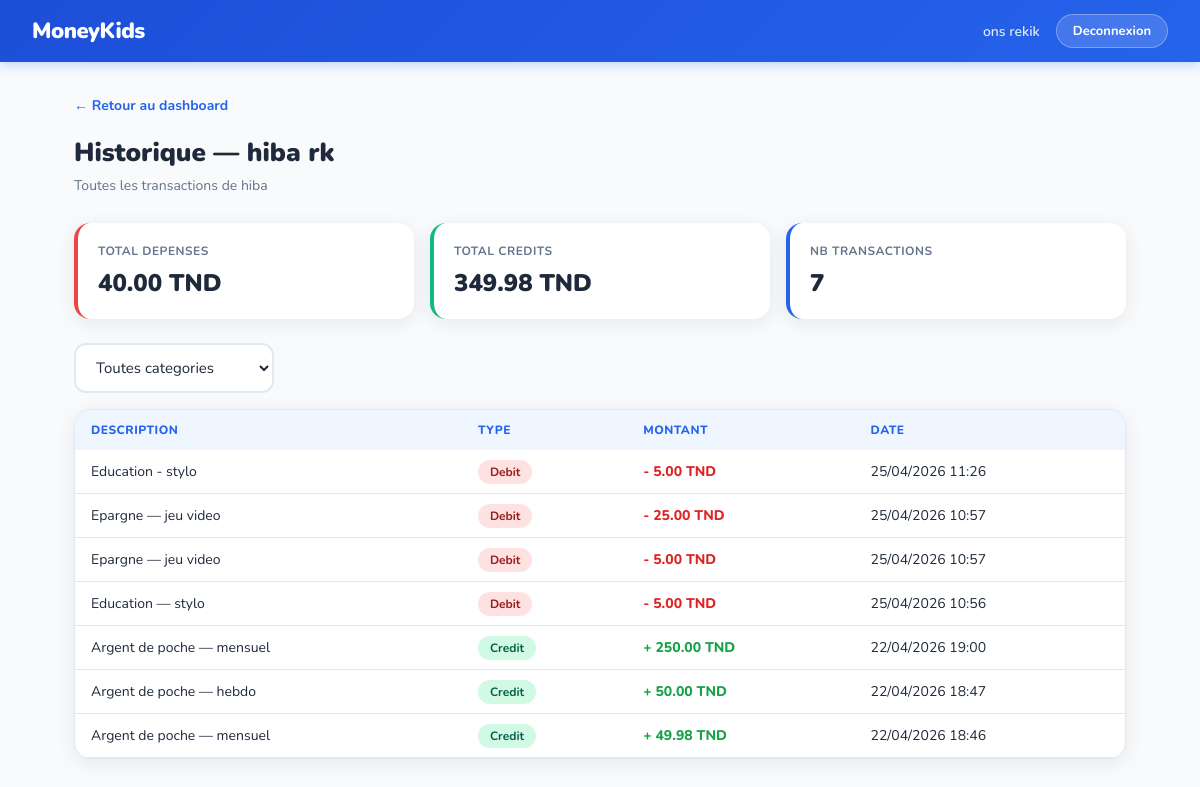
Page /parent/historique.php?id=18 (signed in) on the committed database.
### tables this page shows
CREATE TABLE `utilisateur` (
  `id` int(11) NOT NULL,
  `nom` varchar(100) NOT NULL,
  `prenom` varchar(100) NOT NULL,
  `email` varchar(150) NOT NULL,
  `password` varchar(255) NOT NULL,
  `role` enum('parent','enfant') NOT NULL,
  `parent_id` int(11) DEFAULT NULL,
  `age` int(11) DEFAULT NULL
);

CREATE TABLE `transaction` (
  `id` int(11) NOT NULL,
  `montant` decimal(10,2) NOT NULL,
  `type` enum('credit','debit') NOT NULL,
  `status` enum('pending','approved','declined') DEFAULT 'approved',
  `motif_refus` varchar(255) DEFAULT NULL,
  `date_soumission` datetime DEFAULT current_timestamp(),
  `date_reponse` datetime DEFAULT NULL,
  `description` varchar(255) DEFAULT NULL,
  `date_transaction` timestamp NOT NULL DEFAULT current_timestamp(),
  `compte_id` int(11) NOT NULL,
  `parent_id` int(11) DEFAULT NULL
);

### crud/users/read.php (called while the page is built, shortened)
<?php
function getUserById($pdo, $id) {
    $stmt = $pdo->prepare("SELECT * FROM utilisateur WHERE id = ?");
    $stmt->execute([$id]);
    return $stmt->fetch();
}
?>

### parent/historique.php (the view, shortened to what this page needs)
<?php
require_once $_SERVER['DOCUMENT_ROOT'] . '/MoneyKids/config/db.php';
require_once $_SERVER['DOCUMENT_ROOT'] . '/MoneyKids/crud/users/read.php';
$enfant_id = $_GET['id'] ?? null;
$enfant = getUserById($pdo, $enfant_id);
$categorie_filter = $_GET['categorie'] ?? '';
$query = "
    SELECT t.*
    FROM transaction t
    JOIN compte c ON c.id = t.compte_id
    WHERE c.user_id = ?
";
if (!empty($categorie_filter)) {
    $query .= " AND t.description LIKE ?";
    $query .= " ORDER BY t.date_transaction DESC";
    $stmt = $pdo->prepare($query);
    $stmt->execute([$enfant_id, '%' . $categorie_filter . '%']);
} else {
    $query .= " ORDER BY t.date_transaction DESC";
    $stmt = $pdo->prepare($query);
    $stmt->execute([$enfant_id]);
}
$transactions = $stmt->fetchAll();
$stmt = $pdo->prepare("
    SELECT
        SUM(CASE WHEN type = 'debit' THEN montant ELSE 0 END) as total_depenses,
        SUM(CASE WHEN type = 'credit' THEN montant ELSE 0 END) as total_credits
    FROM transaction t
    JOIN compte c ON c.id = t.compte_id
    WHERE c.user_id = ?
");
$stmt->execute([$enfant_id]);
$totaux = $stmt->fetch();
?>
<!DOCTYPE html>
<html lang="fr">
<head>
    <link rel="stylesheet" href="/MoneyKids/assets/css/style.css">
    <link rel="stylesheet" href="/MoneyKids/assets/css/parent.css">
</head>
<body>
<nav class="navbar">
    <div class="nav-logo">MoneyKids</div>
    <div class="nav-right">
        <span class="nav-user">
            <?= htmlspecialchars($_SESSION['prenom'] . ' ' . $_SESSION['nom']) ?>
        </span>
        <a href="/MoneyKids/authentification/logout.php" class="btn-logout">
            Deconnexion
        </a>
    </div>
</nav>
<div class="page-wrapper">
    <a href="dashboard.php" class="back-link">← Retour au dashboard</a>
    <div class="page-title">
        Historique — <?= htmlspecialchars($enfant['prenom'] . ' ' . $enfant['nom']) ?>
    </div>
    <div class="page-sub">
        Toutes les transactions de <?= htmlspecialchars($enfant['prenom']) ?>
    </div>
    <div class="stats-grid">
        <div class="stat-card stat-red">
            <div class="stat-label">Total Depenses</div>
            <div class="stat-value">
                <?= number_format($totaux['total_depenses'] ?? 0, 2) ?> TND
            </div>
        </div>
        <div class="stat-card stat-green">
            <div class="stat-label">Total Credits</div>
            <div class="stat-value">
                <?= number_format($totaux['total_credits'] ?? 0, 2) ?> TND
            </div>
        </div>
        <div class="stat-card stat-blue">
            <div class="stat-label">Nb Transactions</div>
            <div class="stat-value"><?= count($transactions) ?></div>
        </div>
    </div>
    <form method="GET" action="" class="filter-form">
        <select class="form-input" name="categorie"
                style="max-width:200px;" onchange="this.form.submit()">
            <option value="">Toutes categories</option>
        </select>
    </form>
    <?php if (empty($transactions)): ?>
        <div class="card" style="text-align:center; padding:40px;">
            <div style="font-size:18px; font-weight:800; color:#1e293b;">
                Aucune transaction trouvee
            </div>
        </div>
    <?php else: ?>
        <div class="card" style="padding:0; overflow:hidden;">
            <table class="table">
                <thead>
                    <tr>
                        <th>Description</th>
                        <th>Type</th>
                        <th>Montant</th>
                        <th>Date</th>
                    </tr>
                </thead>
                <tbody>
                    <?php foreach ($transactions as $tx): ?>
                        <tr>
                            <td><?= htmlspecialchars($tx['description']) ?></td>
                            <td>
                                <span class="badge <?= $tx['type'] === 'credit' ? 'badge-green' : 'badge-red' ?>">
                                    <?= $tx['type'] === 'credit' ? 'Credit' : 'Debit' ?>
                                </span>
                            </td>
                            <td class="<?= $tx['type'] === 'credit' ? 'amount-credit' : 'amount-debit' ?>">
                                <?= $tx['type'] === 'credit' ? '+' : '-' ?>
                                <?= number_format($tx['montant'], 2) ?> TND
                            </td>
                            <td>
                                <?= date('d/m/Y H:i', strtotime($tx['date_transaction'])) ?>
                            </td>
                        </tr>
                    <?php endforeach; ?>
                </tbody>
            </table>
        </div>
    <?php endif; ?>
</div>
</body>
</html>

### assets/css/style.css (style rules this page uses)
* { margin: 0; padding: 0; box-sizing: border-box; }
:root { --primary: #2563EB; --primary-dark: #1D4ED8; --primary-light: #EFF6FF; --accent: #F59E0B; --green: #10B981; --red: #EF4444; --text: #1e293b; --muted: #64748b; --border: #e2e8f0; --bg: #F8FAFC; --white: #ffffff; --shadow: 0 4px 20px rgba(0,0,0,0.08); }
body { font-family: 'Nunito', sans-serif; background: var(--bg); color: var(--text); min-height: 100vh; }
.navbar { background: linear-gradient(135deg, #1D4ED8, #2563EB); padding: 14px 32px; display: flex; align-items: center; justify-content: space-between; box-shadow: 0 2px 12px rgba(37,99,235,0.3); position: sticky; top: 0; z-index: 100; }
.nav-logo { color: white; font-size: 22px; font-weight: 900; letter-spacing: -0.5px; display: flex; align-items: center; gap: 8px; }
.nav-right { display: flex; align-items: center; gap: 16px; }
.nav-user { color: rgba(255,255,255,0.85); font-size: 14px; font-weight: 600; }
.btn-logout { background: rgba(255,255,255,0.15); color: white; border: 1px solid rgba(255,255,255,0.3); padding: 7px 16px; border-radius: 20px; font-family: 'Nunito', sans-serif; font-size: 13px; font-weight: 700; cursor: pointer; text-decoration: none; transition: background 0.2s; }
.page-wrapper { max-width: 1100px; margin: 0 auto; padding: 32px 24px; }
.page-title { font-size: 26px; font-weight: 900; color: var(--text); margin-bottom: 6px; }
.page-sub { font-size: 14px; color: var(--muted); margin-bottom: 28px; }
.card { background: var(--white); border-radius: 16px; padding: 24px; box-shadow: var(--shadow); border: 1px solid var(--border); margin-bottom: 20px; }
.form-input { width: 100%; padding: 12px 16px; border: 2px solid var(--border); border-radius: 12px; font-family: 'Nunito', sans-serif; font-size: 15px; color: var(--text); outline: none; transition: border-color 0.2s; background: white; }
.table { width: 100%; border-collapse: collapse; }
.table th { background: var(--primary-light); color: var(--primary); font-size: 12px; font-weight: 800; text-transform: uppercase; letter-spacing: 0.5px; padding: 12px 16px; text-align: left; }
.table td { padding: 12px 16px; border-bottom: 1px solid var(--border); font-size: 14px; }
.badge { padding: 4px 12px; border-radius: 20px; font-size: 12px; font-weight: 700; }
.badge-green { background: #D1FAE5; color: #065F46; }
.badge-red { background: #FEE2E2; color: #991B1B; }

### assets/css/parent.css (style rules this page uses)
.back-link { display: inline-block; color: #2563EB; font-weight: 700; font-size: 14px; text-decoration: none; margin-bottom: 20px; }
.stats-grid { display: grid; grid-template-columns: repeat(3, 1fr); gap: 16px; margin-bottom: 24px; }
.stat-card { background: white; border-radius: 16px; padding: 20px; box-shadow: 0 4px 20px rgba(0,0,0,0.08); border-left: 4px solid; }
.stat-red { border-left-color: #EF4444; }
.stat-green { border-left-color: #10B981; }
.stat-blue { border-left-color: #2563EB; }
.stat-label { font-size: 12px; font-weight: 700; color: #64748B; text-transform: uppercase; letter-spacing: 0.5px; margin-bottom: 8px; }
.stat-value { font-size: 24px; font-weight: 900; color: #1e293b; }
.filter-form { margin-bottom: 16px; display: flex; align-items: center; gap: 12px; }
.amount-credit { color: #16A34A; font-weight: 800; }
.amount-debit { color: #DC2626; font-weight: 800; }

### rows in the picture
utilisateur: prenom+nom "hiba rk", prenom "hiba"
transaction: description "Education - stylo", type "Debit", montant "5.00", date_transaction "25/04/2026 11:26"
transaction: description "Epargne — jeu video", type "Debit", montant "25.00", date_transaction "25/04/2026 10:57"
transaction: description "Epargne — jeu video", type "Debit", montant "5.00", date_transaction "25/04/2026 10:57"
transaction: description "Education — stylo", type "Debit", montant "5.00", date_transaction "25/04/2026 10:56"
transaction: description "Argent de poche — mensuel", type "Credit", montant "250.00", date_transaction "22/04/2026 19:00"
transaction: description "Argent de poche — hebdo", type "Credit", montant "50.00", date_transaction "22/04/2026 18:47"
transaction: description "Argent de poche — mensuel", type "Credit", montant "49.98", date_transaction "22/04/2026 18:46"

### other values in the picture
$_SESSION['prenom'] . ' ' . $_SESSION['nom'] "ons rekik"
$totaux['total_depenses'] "40.00"
$totaux['total_credits'] "349.98"
count($transactions) "7"
